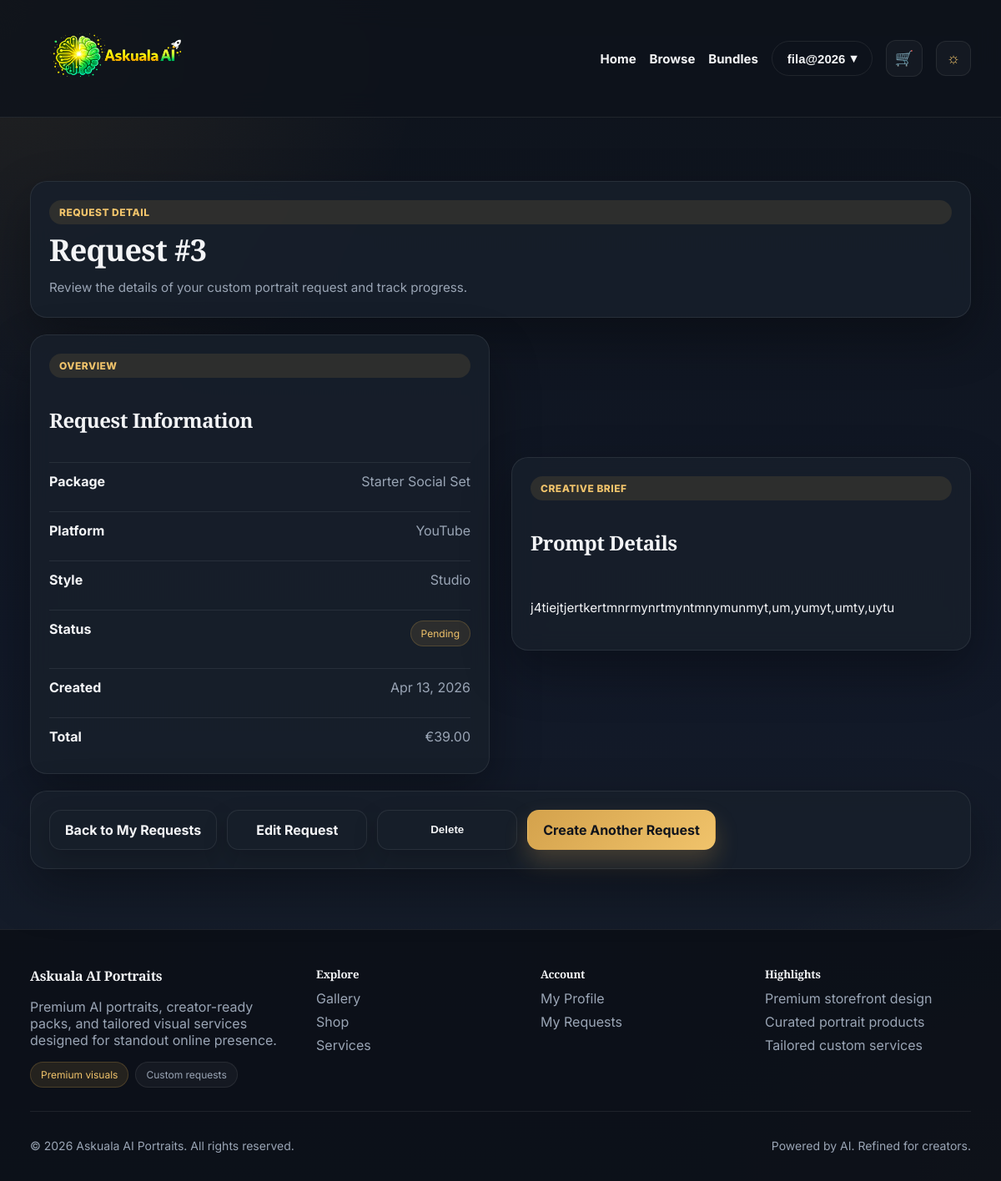
The app's page /services/requests/3/ (signed in) with its own data.
### services/models.py (models this page shows, shortened)
class CustomRequest(models.Model):
    STATUS_CHOICES = [
        ('pending', 'Pending'),
        ('in_progress', 'In Progress'),
        ('completed', 'Completed'),
        ('cancelled', 'Cancelled'),
    ]
    STYLE_CHOICES = [
        ('realistic', 'Realistic'),
        ('cartoon', 'Cartoon'),
        ('cinematic', 'Cinematic'),
        ('studio', 'Studio'),
        ('other', 'Other'),
    ]
    PLATFORM_CHOICES = [
        ('instagram', 'Instagram'),
        ('facebook', 'Facebook'),
        ('tiktok', 'TikTok'),
        ('youtube', 'YouTube'),
        ('other', 'Other'),
    ]
    user = models.ForeignKey(
        settings.AUTH_USER_MODEL,
        on_delete=models.CASCADE,
        related_name='custom_requests'
    )
    package = models.ForeignKey(
        ServicePackage,
        on_delete=models.SET_NULL,
        null=True,
        blank=True,
        related_name='requests'
    )
    platform_type = models.CharField(max_length=20, choices=PLATFORM_CHOICES)
    style_choice = models.CharField(max_length=20, choices=STYLE_CHOICES)
    prompt_details = models.TextField()
    extra_notes = models.TextField(blank=True)
    total_price = models.DecimalField(max_digits=8, decimal_places=2, default=0.00)
    status = models.CharField(max_length=20, choices=STATUS_CHOICES, default='pending')
    created_at = models.DateTimeField(auto_now_add=True)
    updated_at = models.DateTimeField(auto_now=True)
    class Meta:
        ordering = ['-created_at']

class ServicePackage(models.Model):
    PLATFORM_CHOICES = [
        ('instagram', 'Instagram'),
        ('facebook', 'Facebook'),
        ('tiktok', 'TikTok'),
        ('youtube', 'YouTube'),
        ('other', 'Other'),
    ]
    name = models.CharField(max_length=100)
    image_url = models.URLField(blank=True, null=True)
    description = models.TextField()
    base_price = models.DecimalField(max_digits=8, decimal_places=2)
    number_of_images = models.PositiveIntegerField(default=10)
    turnaround_days = models.PositiveIntegerField(default=3)
    platform_type = models.CharField(max_length=20, choices=PLATFORM_CHOICES)
    is_active = models.BooleanField(default=True)
    created_at = models.DateTimeField(auto_now_add=True)
    class Meta:
        ordering = ['name']

### services/views.py (the view)
# urls.py: path('requests/<int:pk>/', request_detail, name='request_detail'),
@login_required
def request_detail(request, pk):
    custom_request = get_object_or_404(CustomRequest, pk=pk, user=request.user)
    return render(request, 'services/request_detail.html', {'custom_request': custom_request})

### home/templatetags/nav_extras.py (called while the page is built)
@register.filter
def starts_with(value, arg):
    try:
        return str(value).startswith(str(arg))
    except Exception:
        return False

### shop/context_processors.py (called while the page is built)
def cart_count(request):
    cart = request.session.get('cart', {})
    count = sum(item.get('quantity', 0) for item in cart.values())
    return {
        'cart_count': count,
    }

### templates/services/request_detail.html (shortened to what this page needs)
{% extends "base.html" %}
{% block content %}
<section class="section">
    <div class="card-soft page-intro-card">
        <span class="badge accent">Request Detail</span>
        <h1>Request #{{ custom_request.id }}</h1>
        <p class="muted">
            Review the details of your custom portrait request and track progress.
        </p>
    </div>
    <div class="split">
        <div class="card-soft">
            <span class="badge">Overview</span>
            <h2>Request Information</h2>
            <div class="meta-row">
                <span class="meta-label">Package</span>
                <span class="meta-value">
                    {{ custom_request.package.name|default:"Custom package" }}
                </span>
            </div>
            <div class="meta-row">
                <span class="meta-label">Platform</span>
                <span class="meta-value">
                    {{ custom_request.get_platform_type_display }}
                </span>
            </div>
            <div class="meta-row">
                <span class="meta-label">Style</span>
                <span class="meta-value">
                    {{ custom_request.get_style_choice_display }}
                </span>
            </div>
            <div class="meta-row">
                <span class="meta-label">Status</span>
                <span class="meta-value">
                    <span class="pill accent">{{ custom_request.get_status_display }}</span>
                </span>
            </div>
            <div class="meta-row">
                <span class="meta-label">Created</span>
                <span class="meta-value">
                    {{ custom_request.created_at|date:"M d, Y" }}
                </span>
            </div>
            <div class="meta-row">
                <span class="meta-label">Total</span>
                <span class="meta-value">
                    €{{ custom_request.total_price }}
                </span>
            </div>
        </div>
        <div class="card-soft">
            <span class="badge">Creative Brief</span>
            <h2>Prompt Details</h2>
            {% if custom_request.prompt_details %}
                <p>{{ custom_request.prompt_details }}</p>
            {% else %}
                <p class="muted">
                    No brief was provided for this request.
                </p>
            {% endif %}
        </div>
    </div>
    <div class="card-soft">
        <div class="cta-row">
            <a href="{% url 'request_list' %}" class="btn-secondary">
                Back to My Requests
            </a>
            <a href="{% url 'edit_request' custom_request.id %}" class="btn-secondary">
                Edit Request
            </a>
            <form method="post" action="{% url 'delete_request' custom_request.id %}" class="inline-form">
                <button type="submit" class="btn-secondary">Delete</button>
            </form>
            <a href="{% url 'create_request' %}" class="btn-primary">
                Create Another Request
            </a>
        </div>
    </div>
</section>
{% endblock %}

### templates/includes/navbar.html (shortened to what this page needs)
{% load static nav_extras %}
<header class="site-header">
    <nav class="site-nav container">
        <a href="{% url 'home' %}" class="brand-link" aria-label="Askuala AI Portraits home">
            <img
                src="{% static 'img/askuala-logo.png' %}"
                alt="Askuala AI Portraits"
                class="logo logo-large"
            >
        </a>
        {% url 'home' as home_url %}
        {% url 'browse' as browse_url %}
        {% url 'ai_bundles' as ai_bundles_url %}
        {% url 'cart_view' as cart_url %}
        <ul class="nav-menu">
            <li><a href="{{ home_url }}" class="{% if request.path == home_url %}active{% endif %}">Home</a></li>
            <li><a href="{{ browse_url }}" class="{% if request.path|starts_with:browse_url %}active{% endif %}">Browse</a></li>
            <li><a href="{{ ai_bundles_url }}" class="{% if request.path|starts_with:ai_bundles_url %}active{% endif %}">Bundles</a></li>
            {% if user.is_authenticated %}
                <li class="nav-user">
                    <button class="nav-btn nav-btn-outline nav-user-toggle">
                        {{ user.get_full_name|default:user.username }}
                        <span aria-hidden="true">▾</span>
                    </button>
                </li>
                <li>
                    <a href="{{ cart_url }}" class="cart-nav-link {% if request.path|starts_with:cart_url %}active{% endif %}" aria-label="View cart">
                        <span class="cart-nav-icon">🛒</span>
                    </a>
                </li>
            {% else %}
                <li><a href="{% url 'signup' %}" class="nav-btn nav-btn-outline">Sign Up</a></li>
                <li><a href="{% url 'login' %}" class="nav-btn nav-btn-solid">Login</a></li>
            {% endif %}
            <li>
                <button id="themeToggle" class="theme-toggle" aria-label="Toggle theme">☼</button>
            </li>
        </ul>
    </nav>
</header>

### records on screen
CustomRequest: id "3", package.name "Starter Social Set", platform_type "YouTube", style_choice "Studio", status "Pending", created_at "Apr 13, 2026", total_price "39.00", prompt_details "j4tiejtjertkertmnrmynrtmyntmnymunmyt,um,yumyt,umty,uytu"

### other values on screen
{{ user.get_full_name|default:user.username }} "fila@2026"
